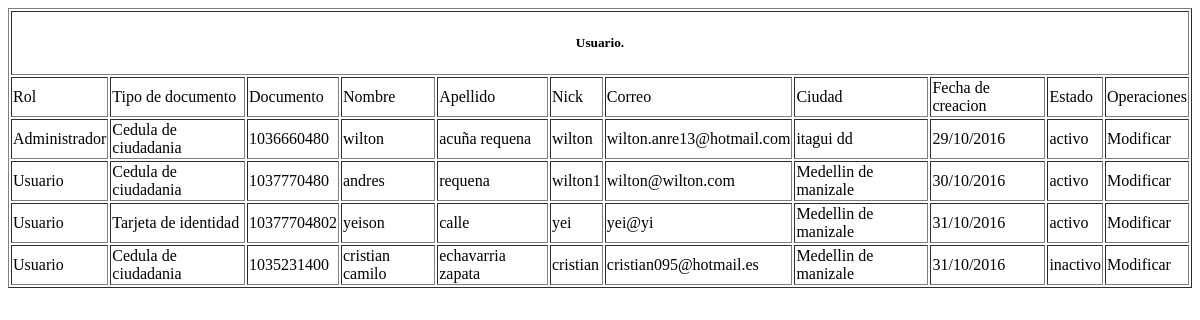
/Views/consultar_usuarios.php, run on an earlier commit of the app's database.
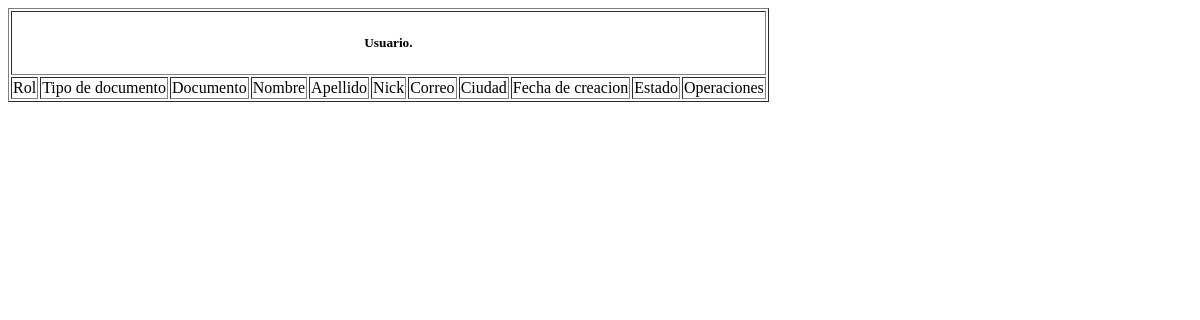
And on a later commit of the database.
### tables this page shows
CREATE TABLE `tbl_usuario` (
  `usu_cod` int(11) NOT NULL,
  `cod_rol` int(11) NOT NULL,
  `tipo_cod` int(11) NOT NULL,
  `usu_num_docum` varchar(20) NOT NULL,
  `usu_nom` varchar(80) NOT NULL,
  `usu_apell` varchar(80) NOT NULL,
  `usu_nick` varchar(50) NOT NULL,
  `usu_mail` varchar(100) NOT NULL,
  `usu_pass` varchar(250) NOT NULL,
  `usu_naci` varchar(10) NOT NULL,
  `photo` varchar(255) DEFAULT NULL,
  `usu_tel` int(11) NOT NULL,
  `usu_cel` int(11) NOT NULL,
  `ciu_cod` int(11) NOT NULL,
  `usu_dir` varchar(100) NOT NULL,
  `usu_esp_vive` varchar(250) DEFAULT NULL,
  `usu_fech` varchar(10) NOT NULL,
  `usu_estado` varchar(10) NOT NULL,
  `usu_keypass` varchar(50) NOT NULL,
  `usu_newpass` varchar(50) NOT NULL
);

CREATE TABLE `tbl_rol` (
  `cod_rol` int(11) NOT NULL,
  `nombre` varchar(15) NOT NULL
);

CREATE TABLE `tbl_tipodocumento` (
  `tipo_cod` int(11) NOT NULL,
  `tipo_documento` varchar(25) NOT NULL
);

CREATE TABLE `tbl_ciudad` (
  `ciu_cod` int(11) NOT NULL,
  `depar_cod` int(11) NOT NULL,
  `ciu_nom` varchar(70) NOT NULL
);

### Model/usuario.class.php (called while the page is built, shortened)
<?php
  class usuario{
  public static function mostrarusuario(){
    $pdo = ConexionBD::AbrirBD();
    $pdo->setAttribute(PDO::ATTR_ERRMODE,PDO::ERRMODE_EXCEPTION);
    $sql="select tbl_usuario.usu_cod, tbl_usuario.usu_num_docum, tbl_usuario.usu_nom, tbl_usuario.usu_apell, tbl_usuario.usu_nick,tbl_usuario.usu_mail, tbl_usuario.usu_pass, tbl_usuario.usu_naci, tbl_usuario.usu_tel, tbl_usuario.usu_cel, tbl_usuario.usu_dir,tbl_usuario.usu_fech, tbl_usuario.usu_estado, tbl_tipodocumento.tipo_documento, tbl_ciudad.ciu_nom, tbl_rol.nombre
            from tbl_usuario
            inner join tbl_tipodocumento
            on tbl_usuario.tipo_cod = tbl_tipodocumento.tipo_cod
            inner join tbl_ciudad
            on tbl_usuario.ciu_cod = tbl_ciudad.ciu_cod
            inner join tbl_rol
            on tbl_usuario.cod_rol = tbl_rol.cod_rol";
    $query= $pdo->prepare($sql);
    $query->execute();
    $result= $query->fetchALL(PDO::FETCH_BOTH);
    return $result;
  }
}
 ?>

### Views/consultar_usuarios.php (the view, shortened to what this page needs)
<?php
  require_once("../Model/usuario.class.php");
  $usuario = usuario::mostrarusuario();
 ?>
<!DOCTYPE html>
<html>
  <head>
  </head>
  <body>
    <div class="tablausuario">
      <section>
        <table border="1px">
          <thead>
            <th colspan="16"><center><h5>Usuario.</h5></center></th>
            <tr>
              <td>Rol</td>
              <td>Tipo de documento</td>
              <td>Documento</td>
              <td>Nombre</td>
              <td>Apellido</td>
              <td>Nick</td>
              <td>Correo</td>
              <td>Ciudad</td>
              <td>Fecha de creacion</td>
              <td>Estado</td>
              <td>Operaciones</td>
            </tr>
          </thead>
          <tbody>
               <?php foreach ($usuario as $bn): ?>
                 <tr>
                   <td><?php echo $bn['nombre']; ?></td>
                   <td><?php echo $bn['tipo_documento']; ?></td>
                   <td><?php echo $bn['usu_num_docum'];  ?></td>
                   <td><?php echo $bn['usu_nom'];        ?></td>
                   <td><?php echo $bn['usu_apell'];      ?></td>
                   <td><?php echo $bn['usu_nick'];       ?></td>
                   <td><?php echo $bn['usu_mail'];       ?></td>
                   <td><?php echo $bn['ciu_nom'];        ?></td>
                   <td><?php echo $bn['usu_fech'];       ?></td>
                   <td><?php echo $bn['usu_estado'];     ?></td>
                   <td>
                      <span style="cursor:pointer;" onclick="valida3(<?php echo $bn["usu_cod"]; ?>)">Modificar</span>
                   </td>
                 </tr>
              <?php endforeach ?>
          </tbody>
        </table>
      </section>
    </div>
  </body>
</html>

What changed in the data, as far as the page shows it:
removed tbl_usuario: cod_rol.nombre "Administrador", tipo_cod.tipo_documento "Cedula de ciudadania", usu_num_docum "1036660480", usu_nom "wilton", usu_apell "acuña requena", usu_nick "wilton", usu_mail "wilton.anre13@hotmail.com", ciu_cod.ciu_nom "itagui dd", usu_fech "29/10/2016", usu_estado "activo"
removed tbl_usuario: cod_rol.nombre "Usuario", tipo_cod.tipo_documento "Cedula de ciudadania", usu_num_docum "1037770480", usu_nom "andres", usu_apell "requena", usu_nick "wilton1", usu_mail "wilton@wilton.com", ciu_cod.ciu_nom "Medellin de manizale", usu_fech "30/10/2016", usu_estado "activo"
removed tbl_usuario: cod_rol.nombre "Usuario", tipo_cod.tipo_documento "Tarjeta de identidad", usu_num_docum "10377704802", usu_nom "yeison", usu_apell "calle", usu_nick "yei", usu_mail "yei@yi", ciu_cod.ciu_nom "Medellin de manizale", usu_fech "31/10/2016", usu_estado "activo"
removed tbl_usuario: cod_rol.nombre "Usuario", tipo_cod.tipo_documento "Cedula de ciudadania", usu_num_docum "1035231400", usu_nom "cristian camilo", usu_apell "echavarria zapata", usu_nick "cristian", usu_mail "cristian095@hotmail.es", ciu_cod.ciu_nom "Medellin de manizale", usu_fech "31/10/2016", usu_estado "inactivo"
